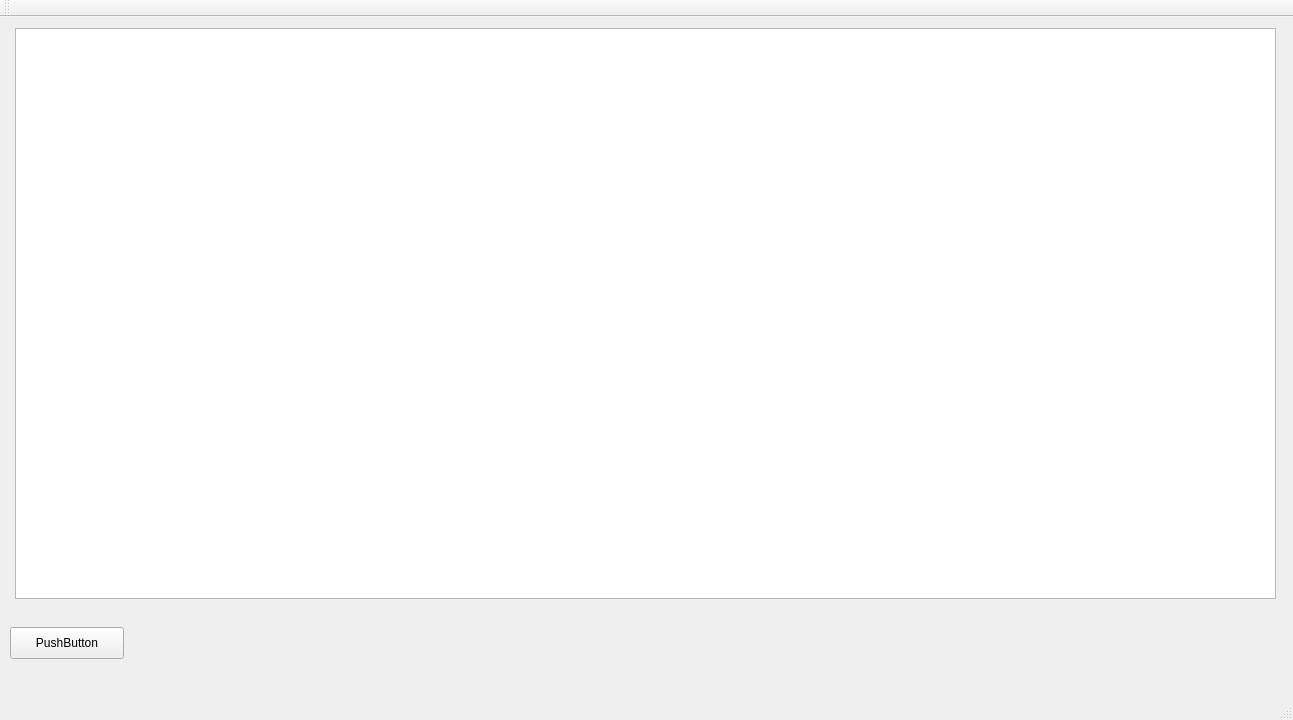
<?xml version="1.0" encoding="UTF-8"?>
<ui version="4.0">
 <class>MainWindow</class>
 <widget class="QMainWindow" name="MainWindow">
  <property name="geometry">
   <rect>
    <x>0</x>
    <y>0</y>
    <width>1293</width>
    <height>720</height>
   </rect>
  </property>
  <property name="windowTitle">
   <string>MainWindow</string>
  </property>
  <widget class="QWidget" name="centralWidget">
   <widget class="QGraphicsView" name="graphicsView">
    <property name="geometry">
     <rect>
      <x>15</x>
      <y>11</y>
      <width>1261</width>
      <height>571</height>
     </rect>
    </property>
   </widget>
   <widget class="QPushButton" name="pushButton">
    <property name="geometry">
     <rect>
      <x>10</x>
      <y>610</y>
      <width>114</width>
      <height>32</height>
     </rect>
    </property>
    <property name="text">
     <string>PushButton</string>
    </property>
   </widget>
  </widget>
  <widget class="QMenuBar" name="menuBar">
   <property name="geometry">
    <rect>
     <x>0</x>
     <y>0</y>
     <width>1293</width>
     <height>22</height>
    </rect>
   </property>
  </widget>
  <widget class="QToolBar" name="mainToolBar">
   <attribute name="toolBarArea">
    <enum>TopToolBarArea</enum>
   </attribute>
   <attribute name="toolBarBreak">
    <bool>false</bool>
   </attribute>
  </widget>
  <widget class="QStatusBar" name="statusBar"/>
 </widget>
 <layoutdefault spacing="6" margin="11"/>
 <resources/>
 <connections/>
</ui>
